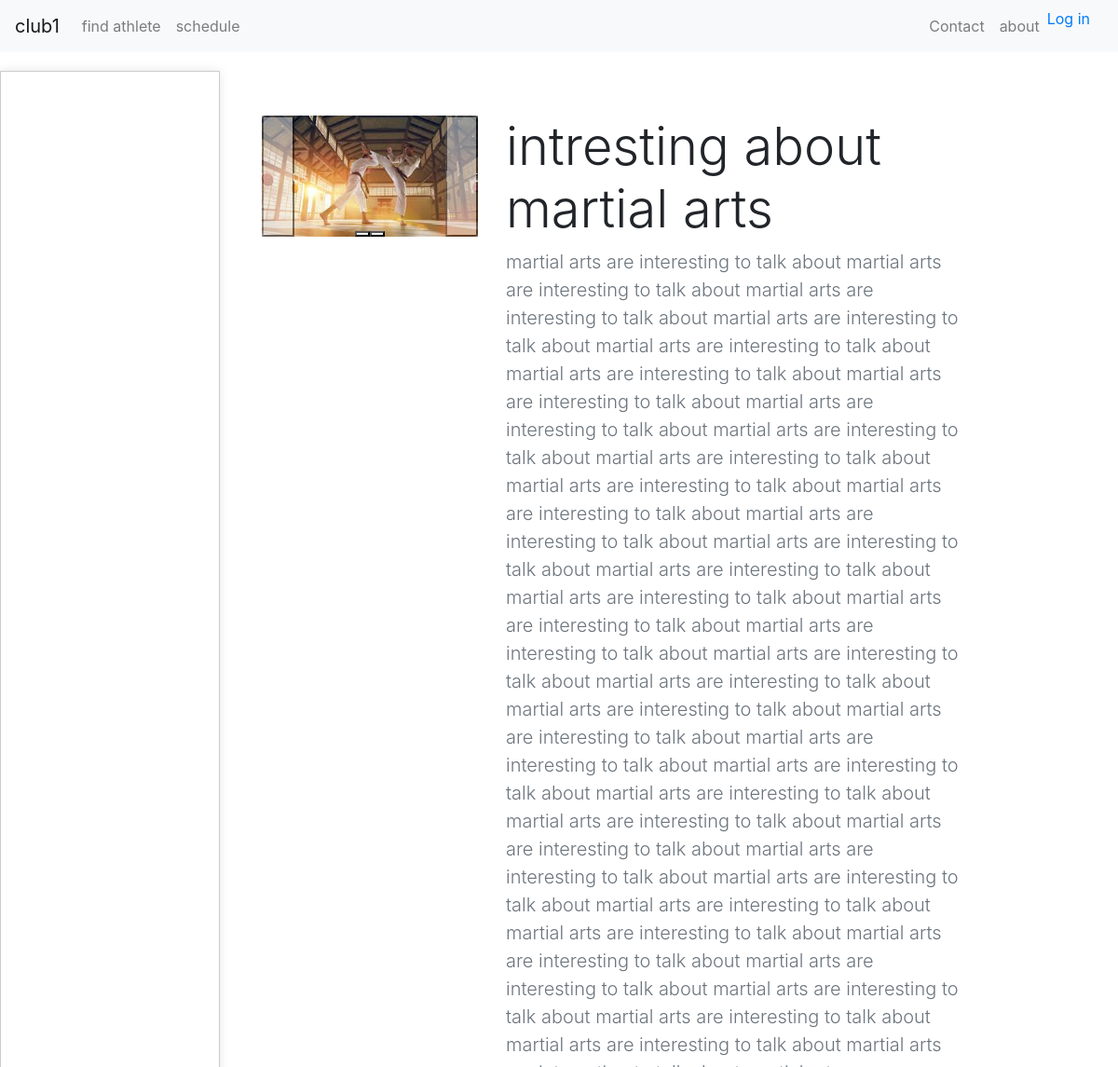
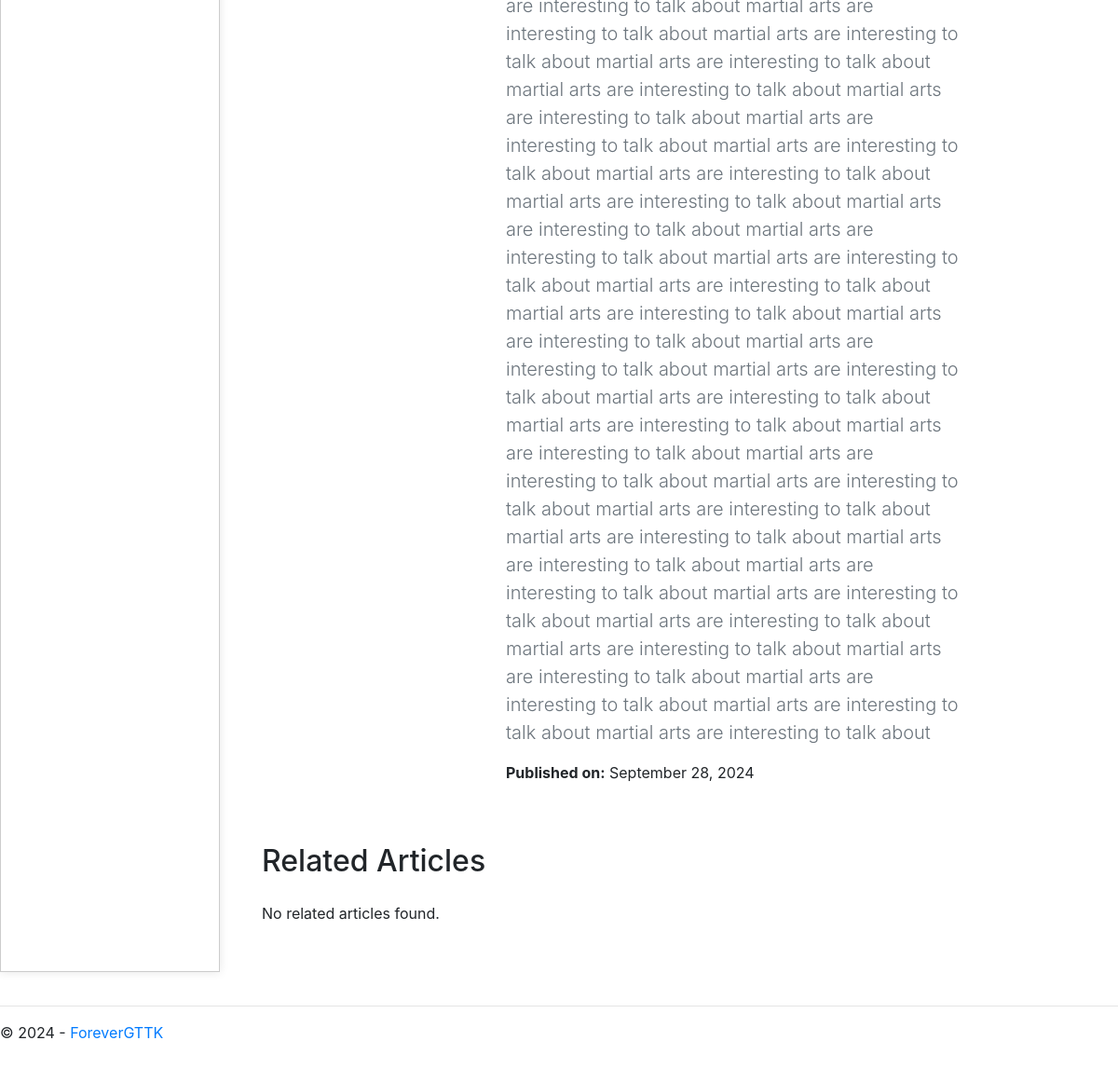
The app's page /club/club1/articles/f66f9d18-ce22-4afb-b3fc-b38065a9246c with its own data (2 pictures, top to bottom).
### app/models.py (models this page shows, shortened)
class BaseModel(models.Model):
    ID = models.UUIDField(default=uuid.uuid4, editable=False, unique=True, primary_key=True)
    created_by = models.ForeignKey(User, on_delete=models.SET_NULL, null=True)
    created_at = models.DateTimeField(auto_now_add=True, editable=False)
    last_updated = models.DateTimeField(auto_now=True)
    description = models.TextField(null=True, blank=True)
    class Meta:
        abstract = True

class Clubs(BaseModel):
    name = models.CharField(max_length=255, unique=True)
    topic = models.ForeignKey(Topics, on_delete=models.CASCADE, null=True, related_name='clubs')
    location = models.CharField(max_length=255, null=True, blank=True)
    web_name = models.CharField(max_length=100, unique=True)
    contact_email = models.EmailField(null=True, blank=True)
    contact_phone = models.CharField(max_length=15, null=True, blank=True)
    contact_person = models.CharField(max_length=255, null=True, blank=True)
    class Meta:
        permissions = [
            ("view_club", "Can view club details"),
            ("manage_club", "Can manage club details"),
            ("manage_club_design", "Can edit club design"),
            ("manage_club_articles", "Can manage articles for the club"),
        ]

class Article(BaseModel):
    title = models.CharField(max_length=255)
    content = models.TextField()
    author = models.ForeignKey(User, on_delete=models.CASCADE, related_name='articles')
    club = models.ForeignKey('Clubs', on_delete=models.CASCADE, related_name='articles')
    published = models.BooleanField(default=False)
    publication_date = models.DateTimeField(null=True, blank=True)
    tags = models.CharField(max_length=255, null=True, blank=True)
    class Meta:
        ordering = ['-publication_date']

### BotLaHug/views.py (the view)
# urls.py: path('club/<str:club_name>/articles/<str:article_ID>', clubViews.article, name='article_detail'),
def article(request,club_name,article_ID):
    article = get_object_or_404(models.Article, ID=article_ID)
    related_articles = models.Article.objects.filter(club=article.club).exclude(ID=article_ID)
    article_images = models.Images.get_images_for_page(club=article.club, page='Articles', name=article.title)
    article_details = {
        'ID':article_ID,
        'title': article.title,
        'content': article.content,
        'publication_date': article.publication_date,
        'image': article_images if article_images else None
        }
    return page_render(
        request,
        'BotLaHug/client_pages/article.html',
        {
            'article_details': article_details,
            'related_articles': related_articles
        },
        club_name=club_name
    )

### BotLaHug/views.py (called while the page is built)
def page_render(request, page_address, context, club_name):
    context['easterEgg'] = datetime.now().minute % 2 == 0
    app_name = re.split(r'_|(?=[A-Z])', os.path.splitext(os.path.basename(page_address))[0])
    title = ' '.join(word.capitalize() if context['easterEgg'] else word.lower() for word in app_name)
    context.update(
        {
            'name': club_name,
            'title': title,
            'year': datetime.now().year,
        }
    )
    return render(request, page_address, context)

### app/models.py (called while the page is built)
    def get_images_for_page(club, page: str, name: str = None) -> list:
        if name is None:
            images = Images.objects.filter(club=club, page=page)
        else:
            images = Images.objects.filter(club=club, page=page, name=name)
        image_list = [image.image.url if image.image else "No image available" for image in images]
        return image_list

### BotLaHug/templates/BotLaHug/client_pages/article.html (shortened to what this page needs)
{% extends "BotLaHug/layout.html" %}
{% block content %}
<div class="container mt-5">
    <div class="row">
        <div class="col-md-4">
            <div id="articleImageCarousel" class="carousel slide" data-bs-ride="carousel">
                <div class="carousel-indicators">
                    {% for image in article_details.image %}
                    <button type="button" data-bs-target="#articleImageCarousel" data-bs-slide-to="{{ forloop.counter0 }}" class="{% if forloop.first %}active{% endif %}" aria-current="true" aria-label="Slide {{ forloop.counter }}"></button>
                    {% endfor %}
                </div>
                <div class="carousel-inner">
                    {% for image in article_details.image %}
                    <div class="carousel-item {% if forloop.first %}active{% endif %}">
                        <img src="{{ image }}" alt="Article image {{ forloop.counter }}" class="d-block w-100 img-fluid rounded shadow-sm">
                    </div>
                    {% endfor %}
                </div>
                <button class="carousel-control-prev" type="button" data-bs-target="#articleImageCarousel" data-bs-slide="prev">
                    <span class="visually-hidden">Previous</span>
                </button>
                <button class="carousel-control-next" type="button" data-bs-target="#articleImageCarousel" data-bs-slide="next">
                    <span class="visually-hidden">Next</span>
                </button>
            </div>
        </div>
        <div class="col-md-8">
            <h1 class="display-4">{{ article_details.title }}</h1>
            <p class="lead text-muted">{{ article_details.content }}</p>
            <p><strong>Published on:</strong> {{ article_details.publication_date|date:"F j, Y" }}</p>
        </div>
    </div>
    <div class="row mt-5">
        <div class="col-md-12">
            <h2 class="mb-4">Related Articles</h2>
            <div class="list-group">
                {% for related_article in related_articles %}
                <a href="/articles/{{ related_article.web_name }}" class="list-group-item list-group-item-action">
                    <h3 class="mb-1">{{ related_article.title }}</h3>
                    <small>Published on {{ related_article.publication_date|date:"F j, Y" }}</small>
                </a>
                {% empty %}
                <p>No related articles found.</p>
                {% endfor %}
            </div>
        </div>
    </div>
</div>
{% endblock %}

### BotLaHug/templates/BotLaHug/layout.html (shortened to what this page needs)
<!DOCTYPE html>
<html>
<head>
    {% load static %}
    <link href="https://stackpath.bootstrapcdn.com/bootstrap/4.5.2/css/bootstrap.min.css" rel="stylesheet">
</head>
<body class="bud">
    <nav class="navbar navbar-expand-lg navbar-light bg-light fixed-top">
        {% if user.is_authenticated %}
        <a class="navbar-brand" href="/club/{{name}}/">{{name}} BotlaHug בוטלחוג</a>
        {% else %}
        <a class="navbar-brand" href="/club/{{name}}/"> {{name}}  </a>
        {% endif %}
        <div class="collapse navbar-collapse" id="navbarNav">
            {% include 'BotLaHug/loggedelements.html' %}
            <ul class="navbar-nav ml-auto" style="margin-inline:14px;">
                <li class="nav-item">
                    <a class="nav-link" href="/club/{{name}}/contact/">Contact</a>
                </li>
                <li class="nav-item">
                    <a class="nav-link" href="/club/{{name}}/about/">about</a>
                </li>
                {% include 'BotLaHug/loginpartial.html' %}
            </ul>
        </div>
    </nav>
    <div class="sidebar-container">
        <div class="centered-div">
        </div>
        <div class=" body-content">
            {% block content %}{% endblock %}
        </div>
        <div>
        </div>
    </div>
    <footer>
        <hr />
        <p>&copy; {{ year }} - <a href="{% url 'contact' %}">ForeverGTTK</a></p>
    </footer>
</body>
</html>

### BotLaHug/templates/BotLaHug/layout.html (style rules this page uses)
.bud { min-height: 100vh; margin: 0; padding: 0; overflow-y: hidden; }
.sidebar-container { display: grid; grid-template-columns: 2fr 7fr 1fr; column-gap: 10px; margin-top: 56px; overflow-y: hidden; }
.centered-div { padding: 20px; background-color: #fff; border: 1px solid #ccc; box-sizing: border-box; margin-top: 20px; height: 80vh; margin-bottom: 20px; box-shadow: 0px 0px 10px rgba(0, 0, 0, 0.1); }
.body-content { height: 80vh; padding: 20px; box-sizing: border-box; overflow-y: scroll; }

### records on screen
Clubs: web_name "club1"
Article: title "intresting about martial arts", content "martial arts are interesting to talk about martial arts are interesting to talk about martial arts are interesting to talk about martial arts are interesting to talk about martial arts are interesting to talk about martial arts are interesting to talk about martial arts are interesting to talk about martial arts are interesting to talk about martial arts are interesting to talk about martial arts are interesting to talk about martial arts are interesting to talk about martial arts are interesting to talk about martial arts are interesting to talk about martial arts are interesting to talk about martial arts are interesting to talk about martial arts are interesting to talk about martial…", publication_date "September 28, 2024"
